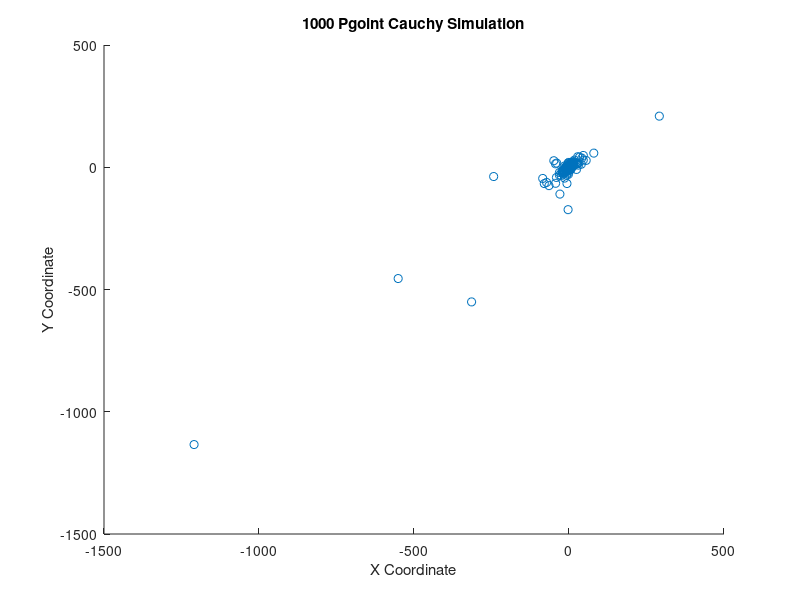
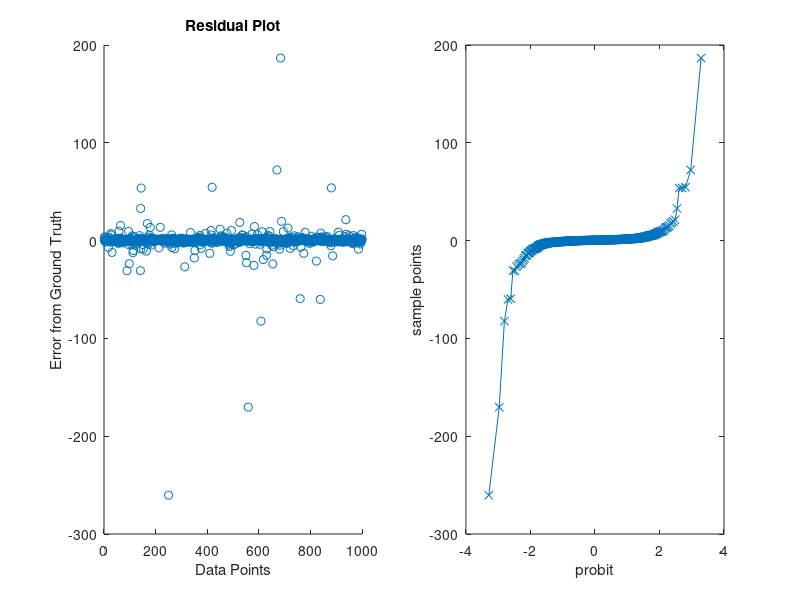

MATLAB code for these plots, in order:
%PART 1 %%%%%%%%%%%%%%%%%%
C = [1 0.8; 0.8 1;];
cauchy = mvtrnd(C, 1, 1000);
figure(1)
scatter(cauchy(:, 1), cauchy(:, 2));
title('1000 Pgoint Cauchy Simulation')
xlabel('X Coordinate')
ylabel('Y Coordinate')

%PART 2 %%%%%%%%%%%%%%%%%%
x = [ones(size(cauchy, 1), 1) cauchy(:, 1)];
y = cauchy(:, 2);
sigma = 1;
%beta = mvnrnd((x'*x)^(-1)*x'*y, sigma^2 * (x'*x)^(-1));
beta = ((x'*x)^(-1)*x'*y)';
y_plot = x * beta';
resid = y - y_plot;

figure(2);
subplot(1, 2, 1)
scatter(1:size(resid, 1), resid);
title('Residual Plot')
xlabel('Data Points')
ylabel('Error from Ground Truth')

subplot(1, 2, 2)
qqplot(resid);
